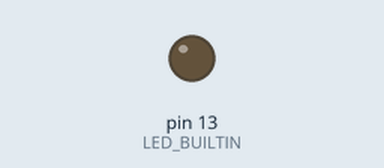
A sketch run on a simulated Arduino Uno, built with avr-gcc and run on an emulated ATmega328P. Parts: output pins drawn as LEDs (lit = HIGH).

Above: at 1.4 s.
At 3.9 s:
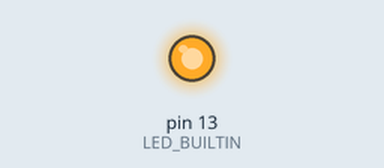
Timing chart, 0 to 10.0 s (numbered marks = the images above):
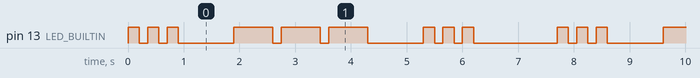

The sketch:

SOS.ino
```cpp
int dotBlink = 200;
int dashBlink = 700;
int midLit = 150;
int betweenLetters = 1000;
int endWord = 1500;

// the setup function runs once when you press reset or power the board
void setup() {
  // initialize digital pin LED_BUILTIN as an output.
  pinMode(LED_BUILTIN, OUTPUT);
}

// the loop function runs over and over again forever
void loop() {
  //s
  digitalWrite(LED_BUILTIN, HIGH);   // turn the LED on (HIGH is the voltage level)
  delay(dotBlink);                       // wait for a second
  digitalWrite(LED_BUILTIN, LOW);    // turn the LED off by making the voltage LOW
  delay(midLit);                       // wait for a second
  digitalWrite(LED_BUILTIN, HIGH);   // turn the LED on (HIGH is the voltage level)
  delay(dotBlink);                       // wait for a second
  digitalWrite(LED_BUILTIN, LOW);    // turn the LED off by making the voltage LOW
  delay(midLit);                       // wait for a second
  digitalWrite(LED_BUILTIN, HIGH);   // turn the LED on (HIGH is the voltage level)
  delay(dotBlink);                       // wait for a second
  digitalWrite(LED_BUILTIN, LOW);    // turn the LED off by making the voltage LOW
  delay(betweenLetters);                       // wait for a second
  //o
  digitalWrite(LED_BUILTIN, HIGH);   // turn the LED on (HIGH is the voltage level)
  delay(dashBlink);                       // wait for a second
  digitalWrite(LED_BUILTIN, LOW);    // turn the LED off by making the voltage LOW
  delay(midLit);                       // wait for a second
  digitalWrite(LED_BUILTIN, HIGH);   // turn the LED on (HIGH is the voltage level)
  delay(dashBlink);                       // wait for a second
  digitalWrite(LED_BUILTIN, LOW);    // turn the LED off by making the voltage LOW
  delay(midLit);                       // wait for a second
  digitalWrite(LED_BUILTIN, HIGH);   // turn the LED on (HIGH is the voltage level)
  delay(dashBlink);                       // wait for a second
  digitalWrite(LED_BUILTIN, LOW);    // turn the LED off by making the voltage LOW
  delay(betweenLetters);                       // wait for a second
  //s
  digitalWrite(LED_BUILTIN, HIGH);   // turn the LED on (HIGH is the voltage level)
  delay(dotBlink);                       // wait for a second
  digitalWrite(LED_BUILTIN, LOW);    // turn the LED off by making the voltage LOW
  delay(midLit);                       // wait for a second
  digitalWrite(LED_BUILTIN, HIGH);   // turn the LED on (HIGH is the voltage level)
  delay(dotBlink);                       // wait for a second
  digitalWrite(LED_BUILTIN, LOW);    // turn the LED off by making the voltage LOW
  delay(midLit);                       // wait for a second
  digitalWrite(LED_BUILTIN, HIGH);   // turn the LED on (HIGH is the voltage level)
  delay(dotBlink);                       // wait for a second
  digitalWrite(LED_BUILTIN, LOW);    // turn the LED off by making the voltage LOW
  delay(endWord);                       // wait for a second
}
```

Measured:
- by itself, pin 13 (LED_BUILTIN): repeats every 7.7 s: 2 × (LOW 0.15 s, HIGH 0.20 s), LOW 1.0 s, 2 × (HIGH 0.70 s, LOW 0.15 s), HIGH 0.70 s, LOW 1.0 s, 2 × (HIGH 0.20 s, LOW 0.15 s), HIGH 0.20 s, LOW 1.5 s, HIGH 0.20 s
- by itself, everything shown: repeats every 7.7 s, in 18 steps
